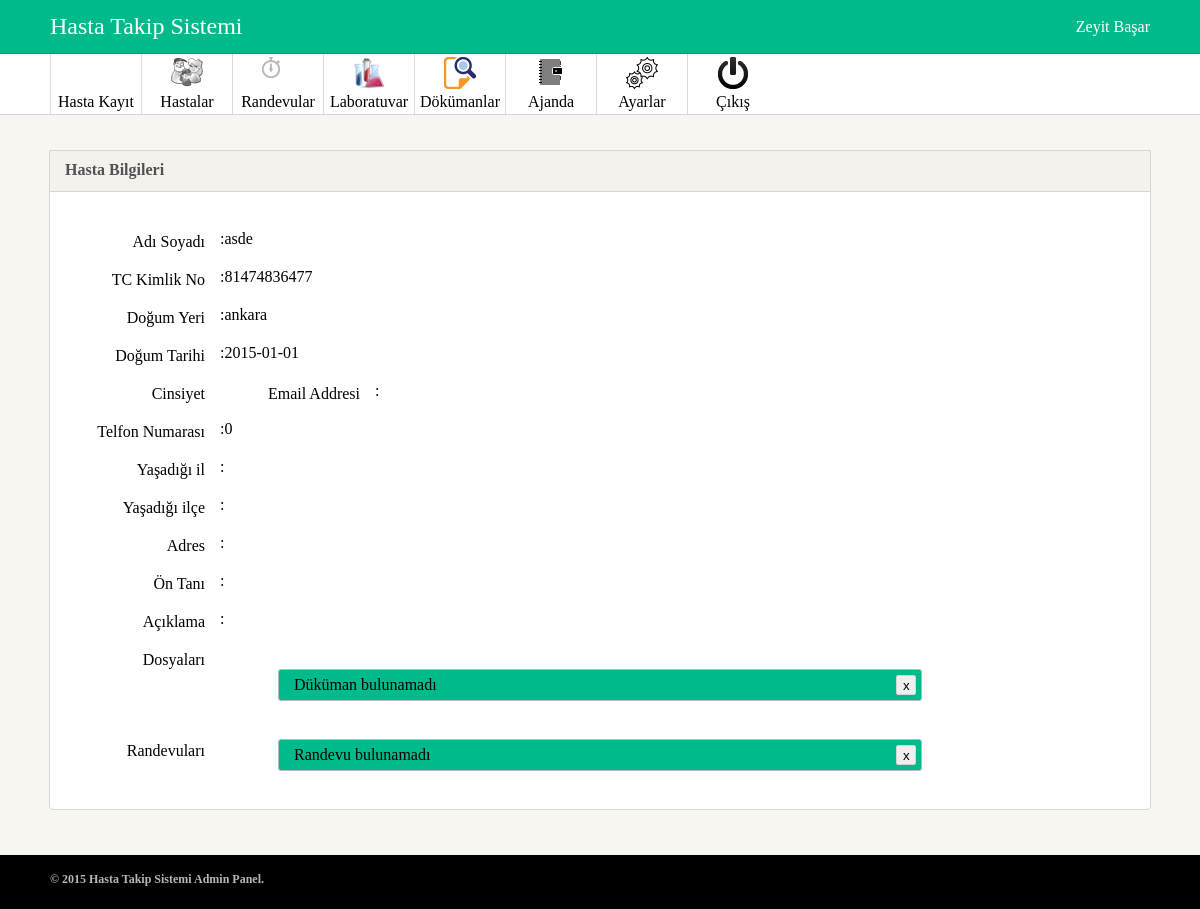
Screenshot of /tasarim/panel/index.php?sayfa=hastadetay&id=8 (signed in) with the database file from the repository.
### tables this page shows
CREATE TABLE IF NOT EXISTS `hastalar` (
`id` int(11) NOT NULL,
  `isim` varchar(100) NOT NULL,
  `tc` varchar(11) NOT NULL,
  `dyer` varchar(100) NOT NULL,
  `dtarihi` date NOT NULL,
  `cinsiyet` int(2) NOT NULL,
  `email` varchar(100) NOT NULL,
  `tel` varchar(11) NOT NULL,
  `il` varchar(50) NOT NULL,
  `ilce` varchar(50) NOT NULL,
  `adres` varchar(255) NOT NULL,
  `on_tani` text NOT NULL,
  `aciklama` text NOT NULL,
  `parola` varchar(50) NOT NULL
);

### tasarim/panel/hastadetay.php (the view, shortened to what this page needs)
<?php
	include_once("functions.php");
	$satir =Veri_Cekme($_GET["id"]);
?>
<div class="content">
	<div id="title">
		<h4>Hasta  Bilgileri</h4>
	</div>
	<br/>
	<div class="content-input">
		<label>  Adı Soyadı </label>
		<div>
			<?php echo ":".$satir["isim"]; ?>
		</div>
	</div>
	<div class="content-input">
		<label>  TC Kimlik No </label>
		<div>
			<?php echo ":".$satir["tc"]; ?>
		</div>
	</div>
	<div class="content-input">
		<label>  Doğum Yeri </label>
		<div>
			<?php echo ":".$satir["dyer"]; ?>
		</div>
	</div>
	<div class="content-input">
		<label>Doğum Tarihi</label>
		<div>
			<?php echo ":".$satir["dtarihi"]; ?>
		</div>
	</div>
	<div class="content-input">
		<label>  Cinsiyet </label>
	</div>
	<div class="content-input">
		<label>  Email Addresi </label>
		<div>
			<?php echo ":".$satir["email"]; ?>
		</div>
	</div>
	<div class="content-input">
		<label>  Telfon Numarası </label>
		<div>
		<?php echo ":".$satir["tel"]; ?>
		</div>
	</div>
	<div class="content-input">
		<label > Yaşadığı il</label>
		<div>
			<?php echo ":".$satir["il"]; ?>
		</div>
	</div>
	<div class="content-input">
		<label> Yaşadığı ilçe</label>
		<div >
			<?php echo ":".$satir["ilce"]; ?>
		</div>
	</div>
	<div class="content-input">
		<label>Adres </label>
		<div>
			<?php echo ":".$satir["adres"]; ?>
		</div>
	</div>
	<div class="content-input">
		<label>Ön Tanı </label>
		<div>
			<?php echo ":".$satir["on_tani"]; ?>
		</div>
	</div>
	<div class="content-input">
		<label>Açıklama </label>
		<div>
			<?php echo ":".$satir["aciklama"]; ?>
		</div>
	</div>
	<div class="content-input">
		<label>Dosyaları </label>
		<div>
			<?php echo "<br/>".dokumanlar(@$_GET["id"]); ?>
		</div>
	</div>
	<br/>
	<form action="index.php?sayfa=randevular" method="post">
	<div class="content-input">
		<label>Randevuları </label>
		<div>
			<?php echo randevular(@$_GET["id"]); ?>
		</div>
	</div>
	</form>
	<br/>
</div>

### tasarim/panel/css/style.css (style rules this page uses)
body { background-color:#f9f6f1; margin:0px; }
#menubar .content,#menu .content,#footer .content,#main .content { margin-left:auto; margin-right:auto; max-width:1100px; min-width:410px; }
#main .content { background-color:#FFFFFF; border: 1px solid #d6d6d6; border-radius:0px 0px 4px 4px; margin-left:auto; margin-right:auto; padding-bottom:20px; margin-bottom:15px; }
#title { background-color:#F5F2ED; border-bottom: 1px solid #d6d6d6; height:40px; color:#525252; }
#title h4 { padding:10px 3px 10px 15px; margin:0; height:auto; width:auto; }
.content-input,.content-actions { margin-left:15px; margin-right:15px; margin-top:20px; }
.content-input label,.content-actions label { min-width:140px; min-height:18px; padding-top:3px; text-align:right; margin-right:15px; float:left; }

### rows the page displays
hastalar: isim "asde", tc "81474836477", dyer "ankara", dtarihi "2015-01-01", tel "0"

### other values shown
$_SESSION["doktor"]["isim"] "Zeyit Başar"
$mesaj "Düküman bulunamadı Randevu bulunamadı"
